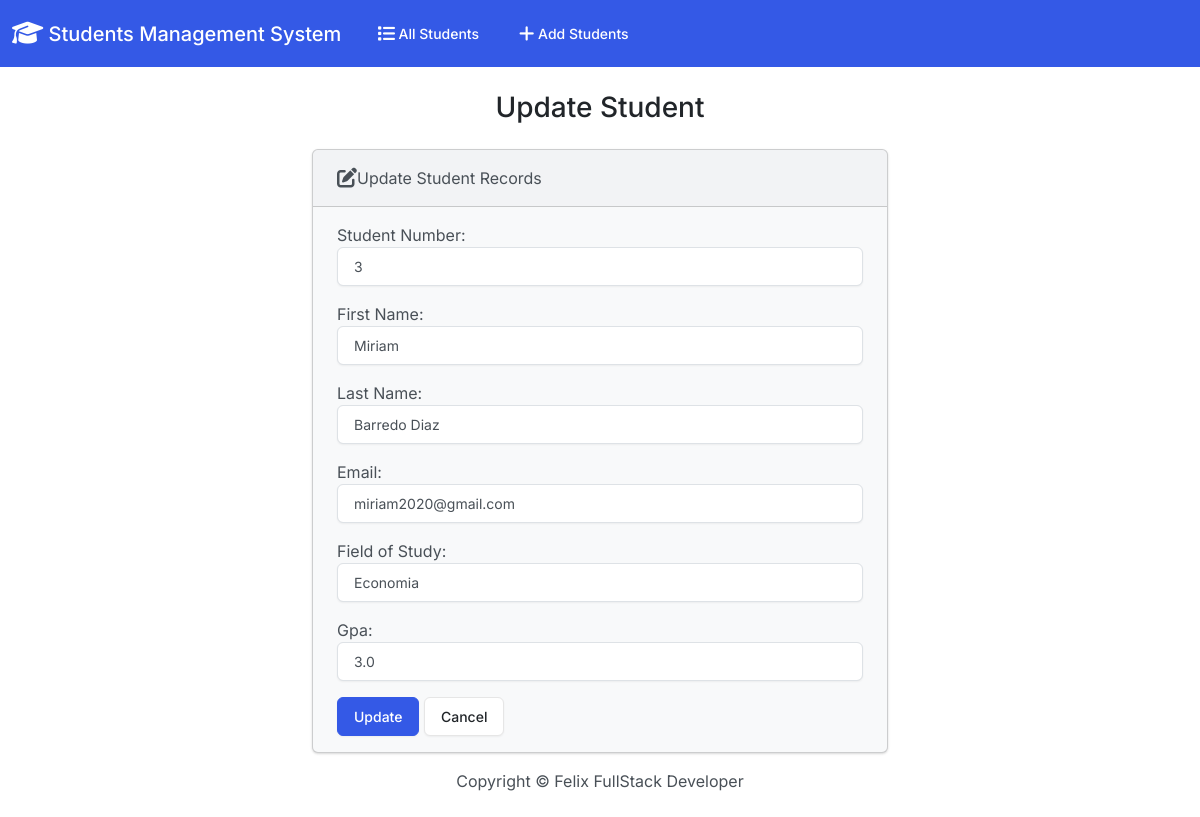
The page /edit/3 on the database its author committed.
### students/models.py (models this page shows, shortened)
class Student(models.Model):
    students_number = models.PositiveIntegerField()
    first_name = models.CharField(max_length=50)
    last_name = models.CharField(max_length=50)
    email = models.EmailField(max_length=100)
    field_of_study = models.CharField(max_length=50)
    gpa = models.FloatField()

### students/views.py (the view)
# urls.py: path('edit/<int:id>', views.edit, name='edit'),
def edit(request, id):
    if request.method == 'POST':
        student = Student.objects.get(pk = id)
        form = StudentForm(request.POST, instance=student)
        if form.is_valid():
            form.save()
            return render(request, 'students/edit.html',{
                'form': form,
                'success': True
                })
    else:
        student = Student.objects.get(pk=id)
        form = StudentForm(instance=student)
    return render(request, 'students/edit.html',{
        'form': form
    })

### students/forms.py
class StudentForm(forms.ModelForm):
    class Meta:
        model = Student
        fields = ['students_number', 'first_name', 'last_name', 'email', 'field_of_study', 'gpa']
        labels = {
            'students_number': 'Student Number',
            'first_name': 'First Name',
            'last_name': 'Last Name',
            'email': 'Email',
            'field_of_study': 'Field of Study',
            'gpa': 'Gpa',
        }
        widgets ={
            'students_number': forms.NumberInput(attrs={'class': 'form-control'}),
            'first_name': forms.TextInput(attrs={'class': 'form-control'}),
            'last_name': forms.TextInput(attrs={'class': 'form-control'}),
            'email': forms.EmailInput(attrs={'class': 'form-control'}),
            'field_of_study': forms.TextInput(attrs={'class': 'form-control'}),
            'gpa': forms.NumberInput(attrs={'class': 'form-control'}),
        }

### students/templates/students/edit.html (shortened to what this page needs)
{% extends 'students/base.html' %}
{% block body %}
    <h3 class="text-center m-4">Update Student</h3>
    {% if success %}
        <div class="alert alert-success" role="alert">The student update successfully. </div>
        <a href="{% url 'index' %}" class="alert-link">Go to Home Page.</a>
    {% else %}
    <div class="row justify-content-center">
        <div class="col-6">
            <div class="card bg-light mb-3" >
                <div class="card-header">
                    <i class="fa-solid fa-pen-to-square fa-lg"></i>Update Student Records
                </div>
                <div class="card-body">
                  <form action="" method="POST">
                    {{ form.as_p }}
                    <button type="submit" class="btn btn-primary">Update</button>
                    <a href="{% url 'index' %}" class="btn btn-secondary">Cancel</a>
                  </form>
                </div>
              </div>
        </div>
    </div>
    {% endif %}
{% endblock body %}

### rows shown on the page
Student: students_number "3", first_name "Miriam", last_name "Barredo Diaz", email "miriam2020@gmail.com", field_of_study "Economia", gpa "3.0"
